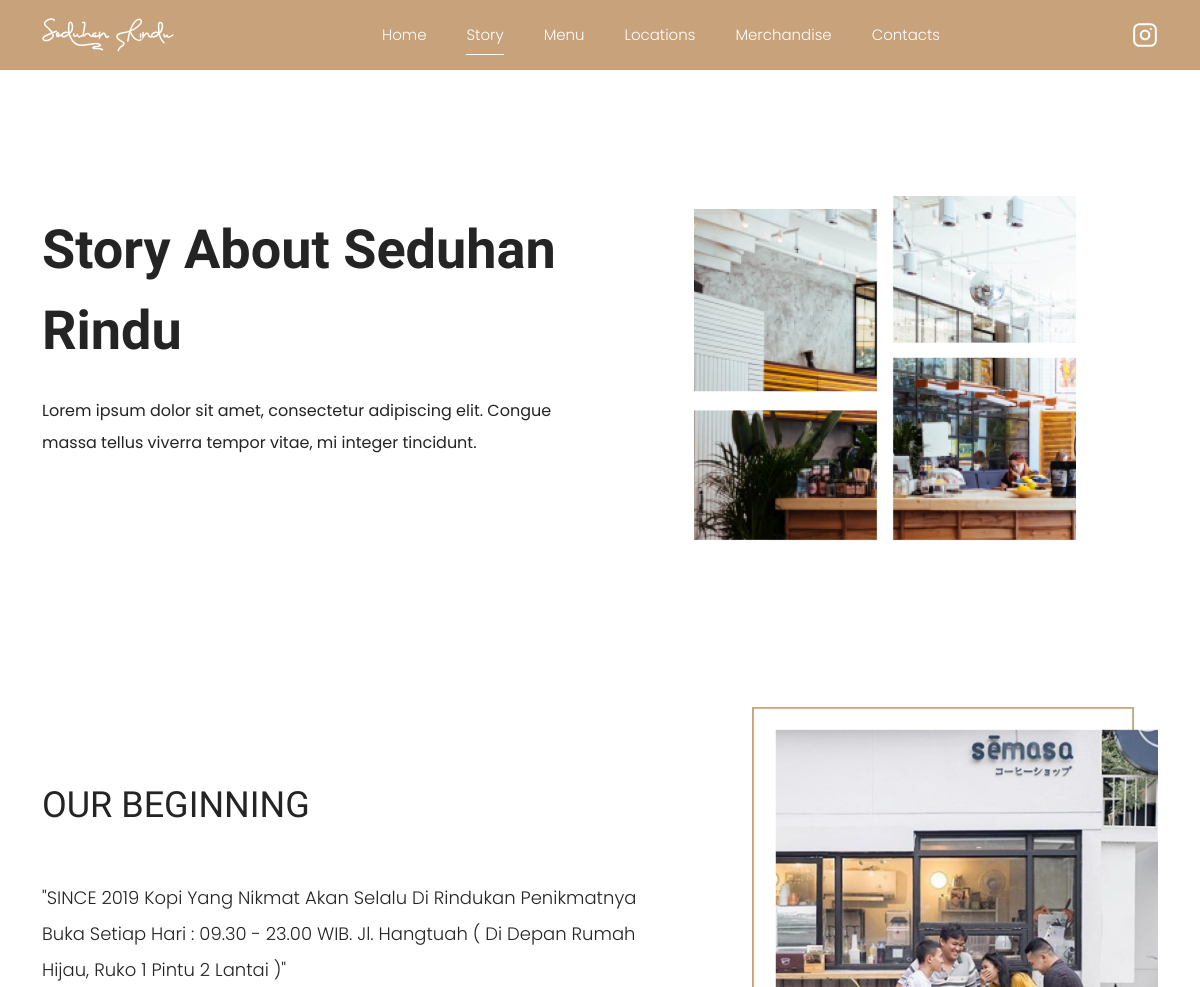
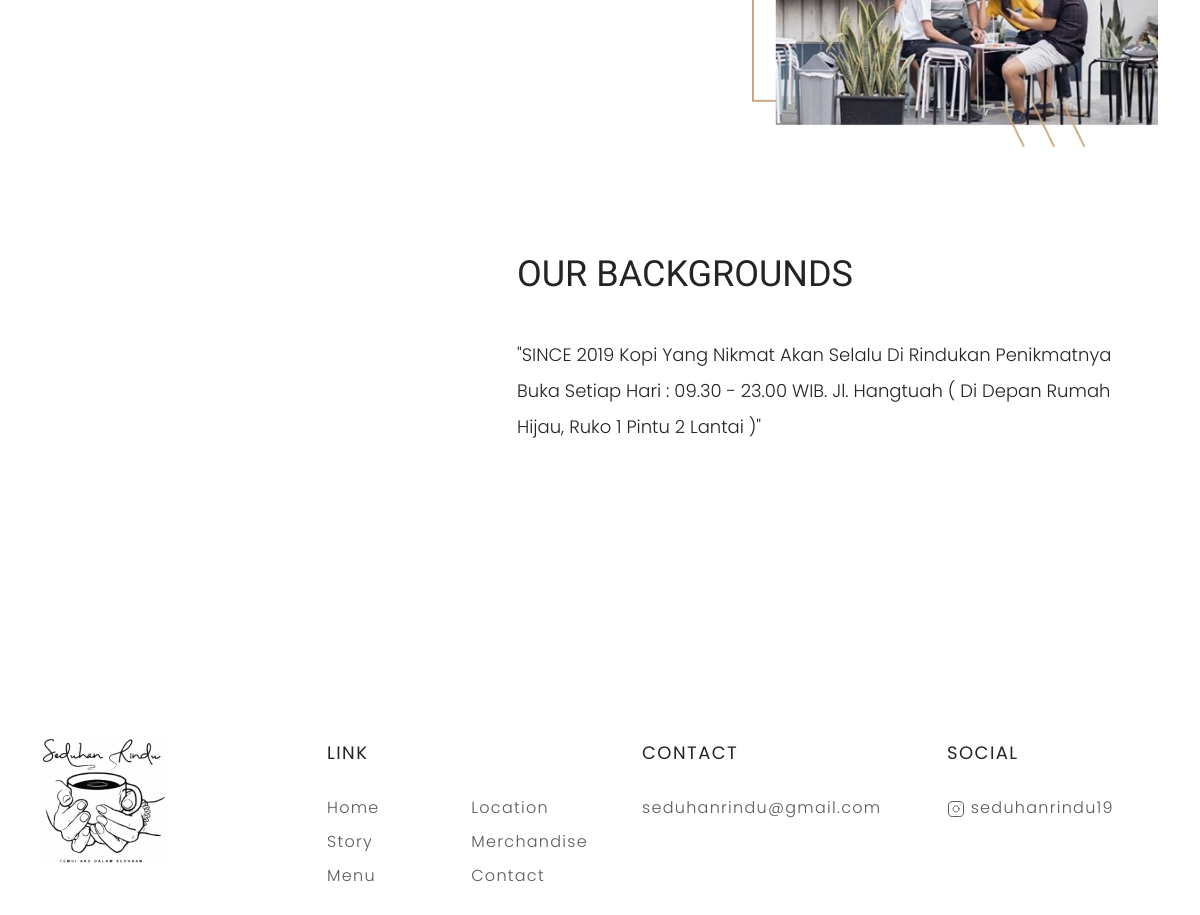
/index.php/home/story, run on the app's committed database (2 pictures, top to bottom).
### tables this page shows
CREATE TABLE `setup_story` (
  `id` varchar(32) NOT NULL,
  `title` varchar(32) NOT NULL,
  `sub_title` varchar(124) NOT NULL,
  `hero_img` varchar(255) NOT NULL,
  `title_2` varchar(20) NOT NULL,
  `deskripsi_2` varchar(180) NOT NULL,
  `hero_img_2` varchar(255) NOT NULL,
  `title_3` varchar(20) NOT NULL,
  `deskripsi_3` varchar(180) NOT NULL,
  `hero_img_3` varchar(255) NOT NULL
);

### application/libraries/Home_template.php (called while the page is built)
<?php
class Home_template
{
    var $template_data = array();
    function set($name, $value)
    {
        $this->template_data[$name] = $value;
    }
    function load($Home_template = '', $view = '', $view_data = array(), $return = FALSE)
    {
        $this->CI = &get_instance();
        $this->set('contents', $this->CI->load->view($view, $view_data, TRUE));
        return $this->CI->load->view($Home_template, $this->template_data, $return);
    }
}

### application/controllers/Home.php (called while the page is built, shortened)
<?php
class Home extends CI_Controller
{
	public function story()
	{
		$data['meta'] = [
			'title' => 'Story',
		];
		$data['storys'] =  $this->setupstory_model->get();
		$this->home_template->load('home_template', 'pages/story', $data);
	}
}

### index.php (called while the page is built, shortened)
<?php
require_once BASEPATH.'core/CodeIgniter.php';

### application/models/SetupStory_model.php (called while the page is built, shortened)
<?php
class SetupStory_model extends CI_Model
{
    private $_table = 'setup_story';
    public function get()
    {
        $query = $this->db->get($this->_table);
        return $query->result();
    }
}

### application/views/pages/story.php (the view, shortened to what this page needs)
<?php foreach ($storys as $story) : ?>
    <section class="hero-story">
        <div class="container">
            <div class="row">
                <div class="col-md-6 col-sm-12 d-flex align-items-center">
                    <div class="content">
                        <h1><?= $story->title ?></h1>
                        <p>
                            <?= $story->sub_title ?>
                        </p>
                    </div>
                </div>
                <div class="col-md-6 d-flex align-items-center">
                    <div class="image-header" data-aos="fade-left">
                        <img src="<?= base_url() . '/upload/hero/' . $story->hero_img ?>" alt="" width="70%">
                    </div>
                </div>
            </div>
        </div>
    </section>
    <section class="story">
        <div class="container">
            <div class="row">
                <div class="col-md-7 d-flex align-items-center" data-aos="fade-up">
                    <div class="story-title">
                        <h1><?= $story->title_2 ?></h1>
                        <p><?= $story->deskripsi_2 ?></p>
                    </div>
                </div>
                <div class="col-md-5" data-aos="fade-up">
                    <div class="image-story d-flex align-items-center justify-content-end">
                        <img src="<?= base_url() . '/upload/hero/' . $story->hero_img_2 ?>" width="90%" alt="">
                    </div>
                </div>
            </div>
        </div>
    </section>
    <section class="our-backgrounds">
        <div class="container">
            <div class="row">
                <div class="col-md-5" data-aos="fade-up">
                    <div class="image-locations d-sm-none d-md-block d-flex align-items-center">
                    </div>
                </div>
                <div class="col-md-7 d-flex align-items-center" data-aos="fade-up">
                    <div class="locations-title">
                        <h1><?= $story->title_3 ?></h1>
                        <p><?= $story->deskripsi_3 ?></p>
                    </div>
                </div>
            </div>
        </div>
    </section>
<?php endforeach ?>

### assets/css/main.css (style rules this page uses)
:root { --primary-color: #C8A27A; --secondary-color: #242424; --place-text-color: #C4C4C4; --white-color: #FFFFFF; font-family: "M PLUS Rounded 1c", sans-serif; }
* { font-family: "Poppins", sans-serif; }
.hero-story { margin-top: 100px; }
.hero-story .content h1 { font-family: "M PLUS Rounded 1c"; font-style: normal; font-weight: bold; font-size: 54px; line-height: 81px; text-transform: capitalize; color: var(--secondary-color); margin-bottom: 24px; }
.hero-story .content p { font-style: normal; font-weight: normal; font-size: 16px; line-height: 200%; color: var(--secondary-color); margin-bottom: 58px; }
.hero-story .image-header { margin-top: 26px; display: flex; justify-content: center; }
.story { margin-top: 150px; }
.story-title h1 { font-family: "M PLUS Rounded 1c"; font-style: normal; font-weight: 500; font-size: 36px; line-height: 54px; text-transform: uppercase; color: var(--secondary-color); margin-bottom: 48px }
.story-title p { font-style: normal; font-weight: 300; font-size: 18px; line-height: 200%; text-transform: capitalize; color: var(--secondary-color); margin-bottom: 74px }
.our-backgrounds { margin-top: 100px; }
.locations-title h1 { font-family: "M PLUS Rounded 1c"; font-style: normal; font-weight: 500; font-size: 36px; line-height: 54px; text-transform: uppercase; color: var(--secondary-color); margin-bottom: 36px; }
.locations-title p { font-style: normal; font-weight: 300; font-size: 18px; line-height: 200%; text-transform: capitalize; color: var(--secondary-color); margin-bottom: 74px; }

### data on the page
setup_story: title "Story About Seduhan Rindu", sub_title "Lorem ipsum dolor sit amet, consectetur adipiscing elit. Congue massa tellus viverra tempor vitae, mi integer tincidunt.", hero_img (picture), title_2 "OUR BEGINNING", deskripsi_2 "\"SINCE 2019 Kopi Yang Nikmat Akan Selalu Di Rindukan Penikmatnya Buka Setiap Hari : 09.30 - 23.00 WIB. Jl. Hangtuah ( Di Depan Rumah Hijau, Ruko 1 Pintu 2 Lantai )\"", hero_img_2 (picture), title_3 "OUR BACKGROUNDS", deskripsi_3 "\"SINCE 2019 Kopi Yang Nikmat Akan Selalu Di Rindukan Penikmatnya Buka Setiap Hari : 09.30 - 23.00 WIB. Jl. Hangtuah ( Di Depan Rumah Hijau, Ruko 1 Pintu 2 Lantai )\""
